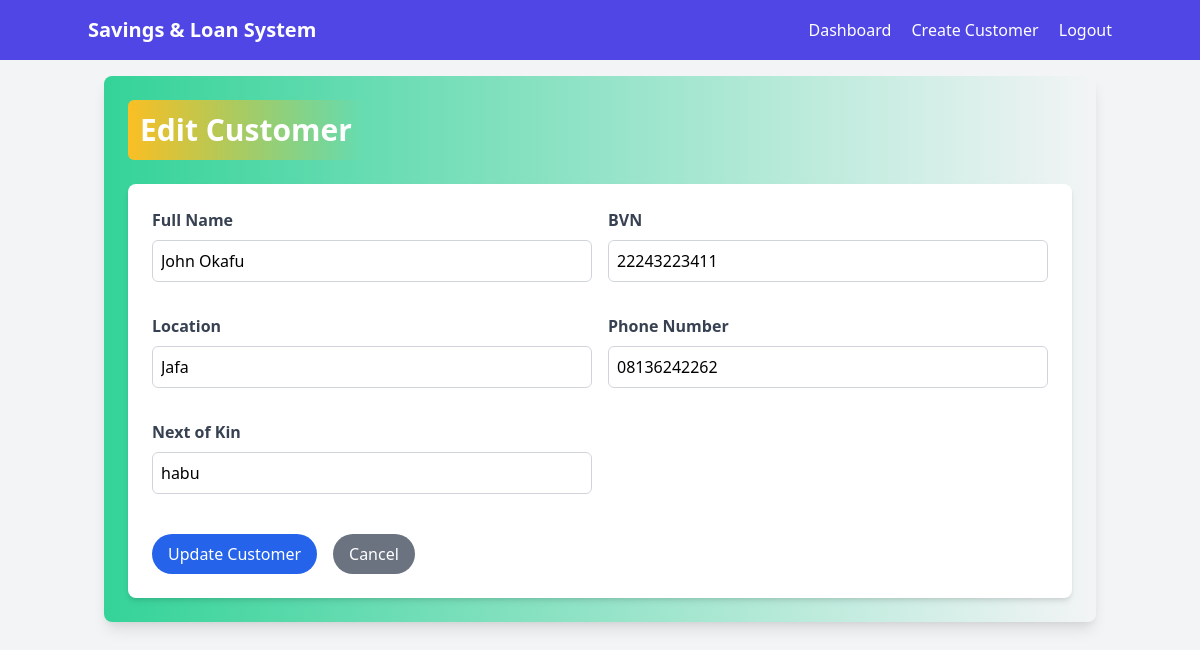
The page /edit_customer/1 (signed in) on the database its author committed.
### savings_loan_app.py (models this page shows)
class Customer(db.Model):
    __tablename__ = 'customer'
    id = db.Column(db.Integer, primary_key=True)
    full_name = db.Column(db.String(100), nullable=False)
    bvn = db.Column(db.String(11), unique=True, nullable=False)
    location = db.Column(db.String(100), nullable=False)
    phone_number = db.Column(db.String(15), nullable=False)
    next_of_kin = db.Column(db.String(100), nullable=False)
    created_by = db.Column(db.Integer, db.ForeignKey('user.id'), nullable=False)

### savings_loan_app.py (the view, shortened to what this page needs)
@app.route('/edit_customer/<int:customer_id>', methods=['GET', 'POST'])
@login_required
def edit_customer(customer_id):
    if current_user.role != 'admin' and current_user.role != 'staff':
        flash('Unauthorized', 'error')
        return redirect(url_for('dashboard'))
    customer = db.session.get(Customer, customer_id)
    if not customer:
        flash('Customer not found', 'error')
        return redirect(url_for('dashboard'))
    return render_template('edit_customer.html', customer=customer)

### savings_loan_app.py (called while the page is built)
@login_manager.user_loader
def load_user(user_id):
    return db.session.get(User, int(user_id))

### templates/edit_customer.html (shortened to what this page needs)
{% extends "base.html" %}
{% block content %}
<div class="bg-gradient-to-r from-green-400 to-teal-500 shadow-lg rounded-lg p-6 animate-fade-in">
    <h1 class="text-3xl font-extrabold text-white mb-6 bg-gradient-to-r from-yellow-400 to-gold-600 p-3 rounded-md inline-block animate-bounce-slow">Edit Customer</h1>
    <form method="POST" action="{{ url_for('edit_customer', customer_id=customer.id) }}" class="bg-white p-6 rounded-lg shadow-md">
        <div class="grid grid-cols-1 md:grid-cols-2 gap-4">
            <div class="mb-4 animate-fade-in-slow">
                <label for="full_name" class="block text-gray-700 font-semibold mb-2">Full Name</label>
                <input type="text" id="full_name" name="full_name" value="{{ customer.full_name }}" required class="w-full p-2 border border-gray-300 rounded-md focus:outline-none focus:ring-2 focus:ring-blue-500">
            </div>
            <div class="mb-4 animate-fade-in-slow delay-100">
                <label for="bvn" class="block text-gray-700 font-semibold mb-2">BVN</label>
                <input type="text" id="bvn" name="bvn" value="{{ customer.bvn }}" required class="w-full p-2 border border-gray-300 rounded-md focus:outline-none focus:ring-2 focus:ring-blue-500">
            </div>
            <div class="mb-4 animate-fade-in-slow delay-200">
                <label for="location" class="block text-gray-700 font-semibold mb-2">Location</label>
                <input type="text" id="location" name="location" value="{{ customer.location }}" required class="w-full p-2 border border-gray-300 rounded-md focus:outline-none focus:ring-2 focus:ring-blue-500">
            </div>
            <div class="mb-4 animate-fade-in-slow delay-300">
                <label for="phone_number" class="block text-gray-700 font-semibold mb-2">Phone Number</label>
                <input type="text" id="phone_number" name="phone_number" value="{{ customer.phone_number }}" required class="w-full p-2 border border-gray-300 rounded-md focus:outline-none focus:ring-2 focus:ring-blue-500">
            </div>
            <div class="mb-4 animate-fade-in-slow delay-400">
                <label for="next_of_kin" class="block text-gray-700 font-semibold mb-2">Next of Kin</label>
                <input type="text" id="next_of_kin" name="next_of_kin" value="{{ customer.next_of_kin }}" required class="w-full p-2 border border-gray-300 rounded-md focus:outline-none focus:ring-2 focus:ring-blue-500">
            </div>
        </div>
        <div class="mt-6 flex space-x-4">
            <button type="submit" class="bg-blue-600 text-white px-4 py-2 rounded-full hover:bg-blue-700 transition duration-300 transform hover:scale-105">Update Customer</button>
            <a href="{{ url_for('view_customer', customer_id=customer.id) }}" class="bg-gray-500 text-white px-4 py-2 rounded-full hover:bg-gray-600 transition duration-300 transform hover:scale-105">Cancel</a>
        </div>
    </form>
</div>
{% endblock %}

### templates/edit_customer.html (style rules this page uses)
.animate-fade-in { animation: fadeIn 1s ease-in; }
.animate-fade-in-slow { animation: fadeIn 2s ease-in; }
.animate-bounce-slow { animation: bounce 2s infinite; }
.delay-100 { animation-delay: 0.1s; }
.delay-200 { animation-delay: 0.2s; }
.delay-300 { animation-delay: 0.3s; }
.delay-400 { animation-delay: 0.4s; }

### rows shown on the page
Customer: full_name "John Okafu", bvn "22243223411", location "Jafa", phone_number "08136242262", next_of_kin "habu"
